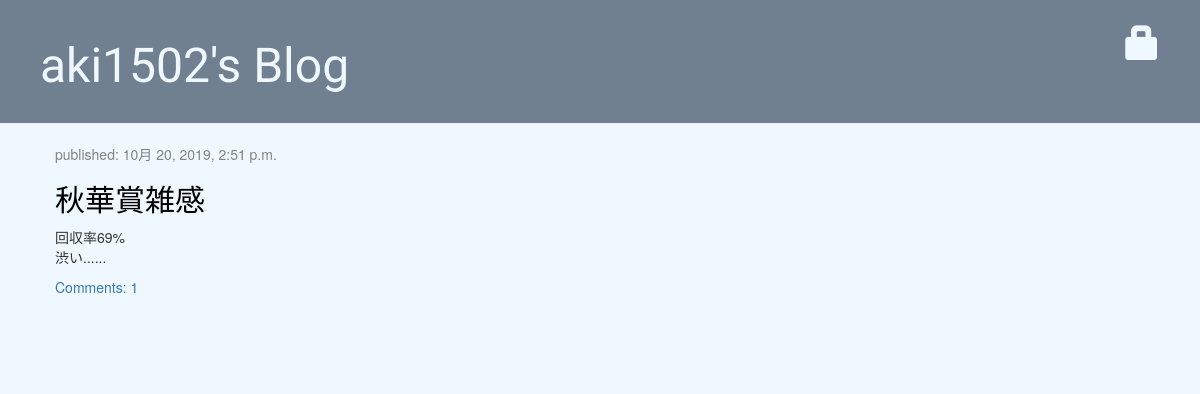
The app's page /, older data.
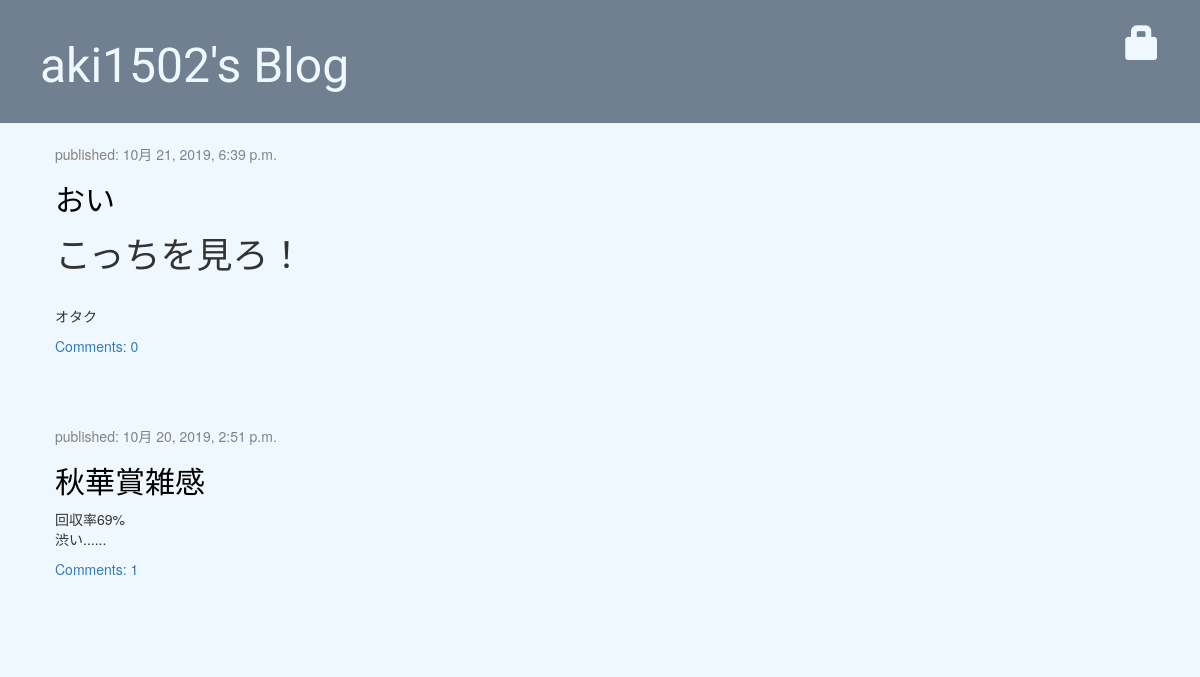
The same page, newer data.
### blog/models.py (models this page shows, shortened)
class Post(models.Model):
    if False:
        comments = None
    author = models.ForeignKey(settings.AUTH_USER_MODEL, on_delete=models.CASCADE)
    title = models.CharField(max_length=200)
    text = models.TextField()
    created_date = models.DateTimeField(default=timezone.now)
    published_date = models.DateTimeField(blank=True, null=True)
    number_of_like = models.PositiveIntegerField(default=0)
    def approved_comments(self):
        return self.comments.filter(approved_comment=True)

### blog/views.py (the view)
# urls.py: path("", views.post_list, name="post_list"),
def post_list(request):
    posts = Post.objects.filter(published_date__lte=timezone.now()).order_by("-published_date")
    d = {
        "posts": posts
    }
    return render(request, "blog/post_list.html", d)

### blog/templates/blog/post_list.html
{% extends 'blog/base.html' %}
{% block content %}
    {% for post in posts %}
        <div class="post">
            <div class="date">
                <p>published: {{ post.published_date }}</p>
            </div>
            <h2><a href="{% url 'post_detail' pk=post.pk %}">{{ post.title }}</a></h2>
            <p>{{ post.text|safe|linebreaksbr|truncatechars_html:200 }}</p>
            <a href="{% url 'post_detail' pk=post.pk %}">Comments: {{ post.approved_comments.count }}</a>
        </div>
    {% endfor %}
{% endblock %}

### blog/templates/blog/base.html (shortened to what this page needs)
<!DOCTYPE html>
{% load static %}
<html>
    <head lang="ja">
        <link rel="stylesheet" href="//maxcdn.bootstrapcdn.com/bootstrap/3.2.0/css/bootstrap.min.css">
        <link rel="stylesheet" href="//maxcdn.bootstrapcdn.com/bootstrap/3.2.0/css/bootstrap-theme.min.css">
        <link rel="stylesheet" href="{% static "css/blog.css"%}">
    </head>
    <body>
        <div class="page-header">
            {% if user.is_authenticated %}
                <a href="{% url 'post_new' %}" class="top-menu"><span class="glyphicon glyphicon-plus"></span></a>
                <a href="{% url 'post_draft_list' %}" class="top-menu"><span class="glyphicon glyphicon-edit"></span></a>
                <p class="top-menu">Hello {{ user.username }} <small>(<a href="{% url 'logout' %}">Log Out</a>)</small></p>
            {% else %}
                <a href="{% url 'login' %}" class="top-menu"><span class="glyphicon glyphicon-lock"></span></a>
            {% endif %}
            <h1><a href="/">aki1502's Blog</a></h1>
        </div>
        <div class="content container">
            <div class="row">
                <div class="col-md-8">
                    {% block content %}
                    {% endblock content %}
                </div>
            </div>
        </div>
    </body>
</html>

### blog/static/css/blog.css (style rules this page uses)
body { background-color: aliceblue; }
.page-header { background-color: slategrey; margin-top: 0; padding: 20px 20px 20px 40px; }
.page-header h1, .page-header h1 a, .page-header h1 a:visited, .page-header h1 a:active { color: aliceblue; font-size: 36pt; text-decoration: none; }
.content { margin-left: 40px; }
h1, h2, h3, h4 { font-family: 'Lobster', cursive; }
.date { color: #828282; }
.top-menu, .top-menu:hover, .top-menu:visited { color: aliceblue; float: right; font-size: 26pt; margin-right: 20px; }
.post { margin-bottom: 70px; }
.post h2 a, .post h2 a:visited { color: #000000; }

Row changes from the older to the newer data that the page shows:
added Post: published_date "10月 21, 2019, 6:39 p.m.", title "おい", text "こっちを見ろ！ オタク", approved_comments.count "0"
